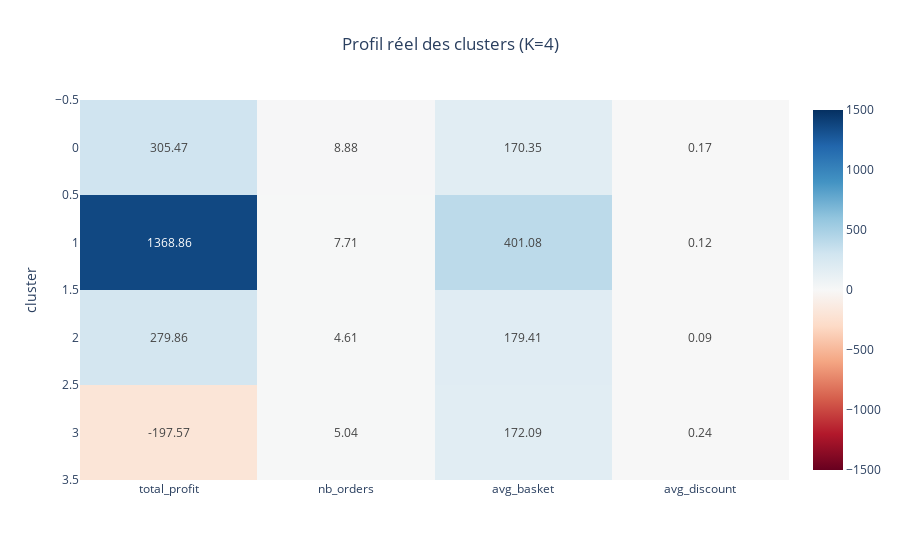

Write notebook code for a chart like this one.
### Code cell
fig = px.imshow(
    cluster_profile,
    text_auto=".2f",
    color_continuous_scale="RdBu",
    zmin=-1500,
    zmax=1500,
    aspect="auto",
    title="Profil réel des clusters (K=4)"
)

fig.update_layout(title_x=0.5)
fig.show()

### Figure 1 — Plotly figure (JSON) as saved in the notebook; plotly's stock layout.template omitted (floating-point values rounded to 4 significant figures)
{"data": [{"coloraxis": "coloraxis", "hovertemplate": "x: %{x}<br>cluster: %{y}<br>color: %{z}<extra></extra>", "name": "0", "texttemplate": "%{z:.2f}", "type": "heatmap", "x": ["total_profit", "nb_orders", "avg_basket", "avg_discount"], "xaxis": "x", "y": [0, 1, 2, 3], "yaxis": "y", "z": [[305.5, 8.88, 170.3, 0.17], [1369.0, 7.71, 401.1, 0.12], [279.9, 4.61, 179.4, 0.09], [-197.6, 5.04, 172.1, 0.24]]}], "layout": {"coloraxis": {"cmax": 1500, "cmin": -1500, "colorscale": [[0, "rgb(103,0,31)"], [0.1, "rgb(178,24,43)"], [0.2, "rgb(214,96,77)"], [0.3, "rgb(244,165,130)"], [0.4, "rgb(253,219,199)"], [0.5, "rgb(247,247,247)"], [0.6, "rgb(209,229,240)"], [0.7, "rgb(146,197,222)"], [0.8, "rgb(67,147,195)"], [0.9, "rgb(33,102,172)"], [1, "rgb(5,48,97)"]]}, "title": {"text": "Profil réel des clusters (K=4)", "x": 0.5}, "xaxis": {"anchor": "y", "domain": [0, 1]}, "yaxis": {"anchor": "x", "autorange": "reversed", "domain": [0, 1], "title": {"text": "cluster"}}}}
